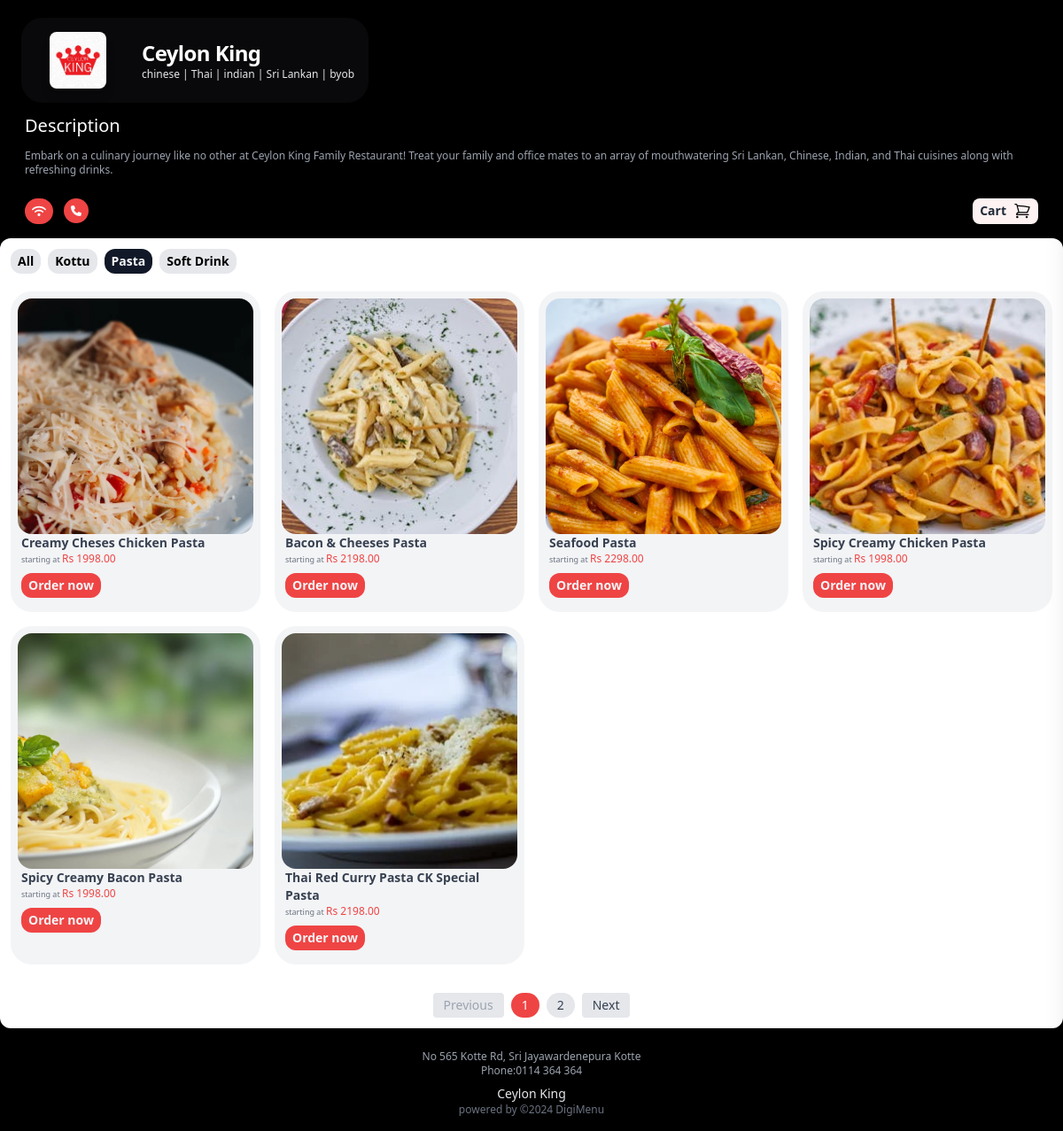
Page /app/1/16/ on the earlier database version.
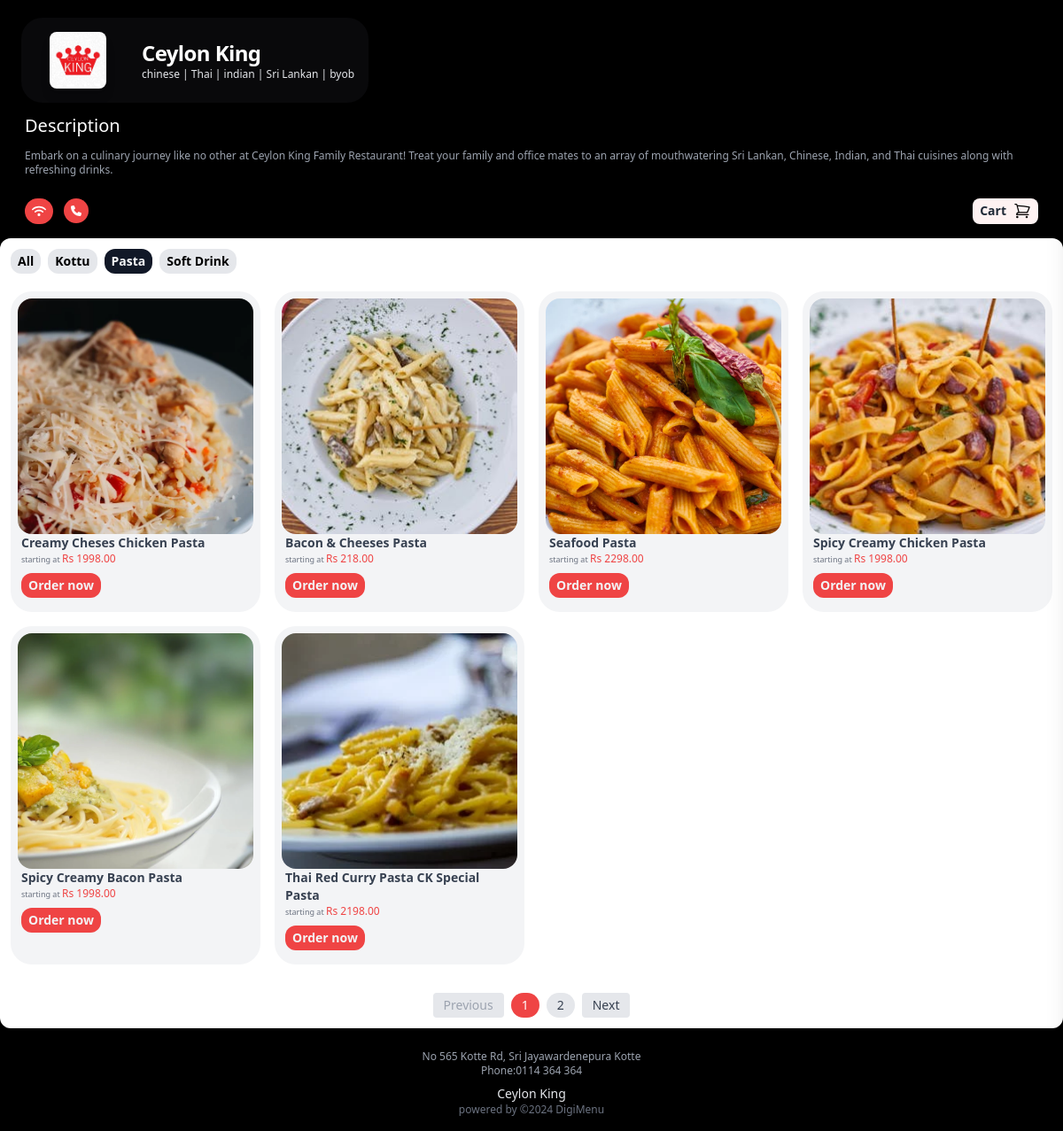
Same page on the later database version.
### main/models.py (models this page shows, shortened)
class Product(models.Model):
    name = models.CharField(max_length=100)
    resturant = models.ForeignKey(Profile, on_delete=models.CASCADE)
    menu = models.ForeignKey(Category, on_delete=models.CASCADE, default=1)
    description = models.CharField(max_length=250, default='0', blank=True, null=True)
    image = models.ImageField(upload_to='uploads/product/', blank=True, null=True)
    stock = models.IntegerField(default=0)
    is_available = models.BooleanField(default=True)

class Portion(models.Model):
    product = models.ForeignKey(Product, on_delete=models.CASCADE, related_name='portions')
    name = models.CharField(max_length=100)
    price = models.DecimalField(default=0, decimal_places=2, max_digits=6)
    size = models.CharField(max_length=20, null=True, blank=True)

### main/views.py (the view)
# urls.py: path('<int:resturant_id>/', views.menuhome, name='menuhome'),
def menuhome(request, resturant_id, category_id=None):
    profile = get_object_or_404(Profile, id=resturant_id)
    if category_id:
        current_category = get_object_or_404(Category, id=category_id)
        products_qs = Product.objects.filter(menu=current_category)
        active_view = 'menu'
    else:
        categories = Category.objects.filter(resturant=profile)
        products_qs = Product.objects.filter(menu__in=categories).order_by('?')
        active_view = 'all'
    paginator = Paginator(products_qs, 6)
    page = request.GET.get('page')
    products = paginator.get_page(page)
    product_ids = products.object_list.values_list('id', flat=True)
    portions = Portion.objects.filter(product_id__in=product_ids)
    nums = "a" * paginator.num_pages
    context = {
        'portions': portions,
        'active_view': active_view,
        'products': products,
        'nums': nums,
        'menu_id': category_id if category_id else None,
    }
    return render(request, 'all.html', context)

### cart/cart.py (called while the page is built)
    def cart_total(self, app_id):
        self.session_key = f'app_{app_id}_cart'
        self.cart = self.session.get(self.session_key, {})
        portion_ids = self.cart.keys()
        portions = Portion.objects.filter(id__in=portion_ids)
        quantities = self.cart
        total = 0
        for key, value in quantities.items():
            key = int(key)
            for portion in portions:
                if portion.id == key:
                    total = total + (portion.price * value)
        return total

    def __len__(self):
        return len(self.cart)

    def get_prods(self):
        portion_ids = self.cart.keys()
        portions = Portion.objects.filter(id__in=portion_ids)
        return portions

    def get_quants(self):
        return self.cart

### cart/context_processors.py (called while the page is built)
def cart_items(request):
    app_id = request.resolver_match.kwargs.get('resturant_id')
    cart = Cart(request, app_id)
    return {
        'cart_products': cart.get_prods(),
        'quantities': cart.get_quants(),
        'total_items': cart.__len__(),
        'totals': cart.cart_total(app_id),
    }

### main/templates/all.html
{% extends 'mainbase.html' %}
{% load static %}
{% block content %}
<div class=" justify-center my-3 mx-1 ">
  <div >
    <ul  class="grid grid-cols-2 md:grid-cols-4 lg::grid-cols-6">
      {% for product in products %}
      <li class="flex-col m-2 bg-gray-100 rounded-3xl p-2">
        <div class="h-auto flex-shrink-0 overflow-hidden ">
          <img src="{% if product.image %}{{ product.image.url }}{% else %}{% static 'img/placeholder-image.jpg' %}{% endif %}"
          alt="{{ product.name }}"
          class="w-full aspect-square object-cover rounded-2xl object-center">
             </div>
        <h3 class="text-gray-700 text-sm font-bold px-1">
          {{product.name}}
        </h3>
        {% with first_portion=product.portions.first %}
        <div class="flex flex-row px-1 justify-start items-end text-gray-500">
          <p class="text-gray-500 " style="font-size: xx-small;">starting at
          <span class="text-red-500 text-xs">Rs {{ first_portion.price }}</span></p>
        </div>
        {% endwith %}
        <div class="flex flex-row justify-start my-2 mx-1">
          <a href="{% url 'product' resturant.id product.id %}" class="bg-red-500 text-gray-100 px-2 py-1 rounded-xl text-sm font-bold">Order now</span></a>
        </div>
      </li>
      {% endfor %}
    </ul>
  </div>
</div>
<div class="flex justify-center items-center text-sm my-3 space-x-2">
  {% if products.has_previous %}
      <a href="?page={{ products.previous_page_number }}{% if category_id %}&category_id={{ category_id }}{% endif %}"
         class="px-3 py-1 bg-gray-200 text-gray-700 rounded hover:bg-gray-300">Previous</a>
  {% else %}
      <span class="px-3 py-1 bg-gray-200 text-gray-400 rounded cursor-not-allowed">Previous</span>
  {% endif %}
  {% for num in products.paginator.page_range %}
      {% if products.number == num %}
          <span class="px-3 py-1 bg-red-500 text-white rounded-full ">{{ num }}</span>
      {% elif num > products.number|add:'-3' and num < products.number|add:'3' %}
          <a href="?page={{ num }}{% if category_id %}&category_id={{ category_id }}{% endif %}"
             class="px-3 py-1 bg-gray-200 text-gray-700 rounded-full hover:bg-gray-300">{{ num }}</a>
      {% endif %}
  {% endfor %}
  {% if products.has_next %}
      <a href="?page={{ products.next_page_number }}{% if category_id %}&category_id={{ category_id }}{% endif %}"
         class="px-3 py-1 bg-gray-200 text-gray-700 rounded hover:bg-gray-300">Next</a>
  {% else %}
      <span class="px-3 py-1 bg-gray-200 text-gray-400 rounded cursor-not-allowed">Next</span>
  {% endif %}
</div>
{% endblock %}

Differences in the rows shown:
changed through a linked row, Product "Bacon & Cheeses Pasta": portions.first.price "2198.00" → "218.00"
